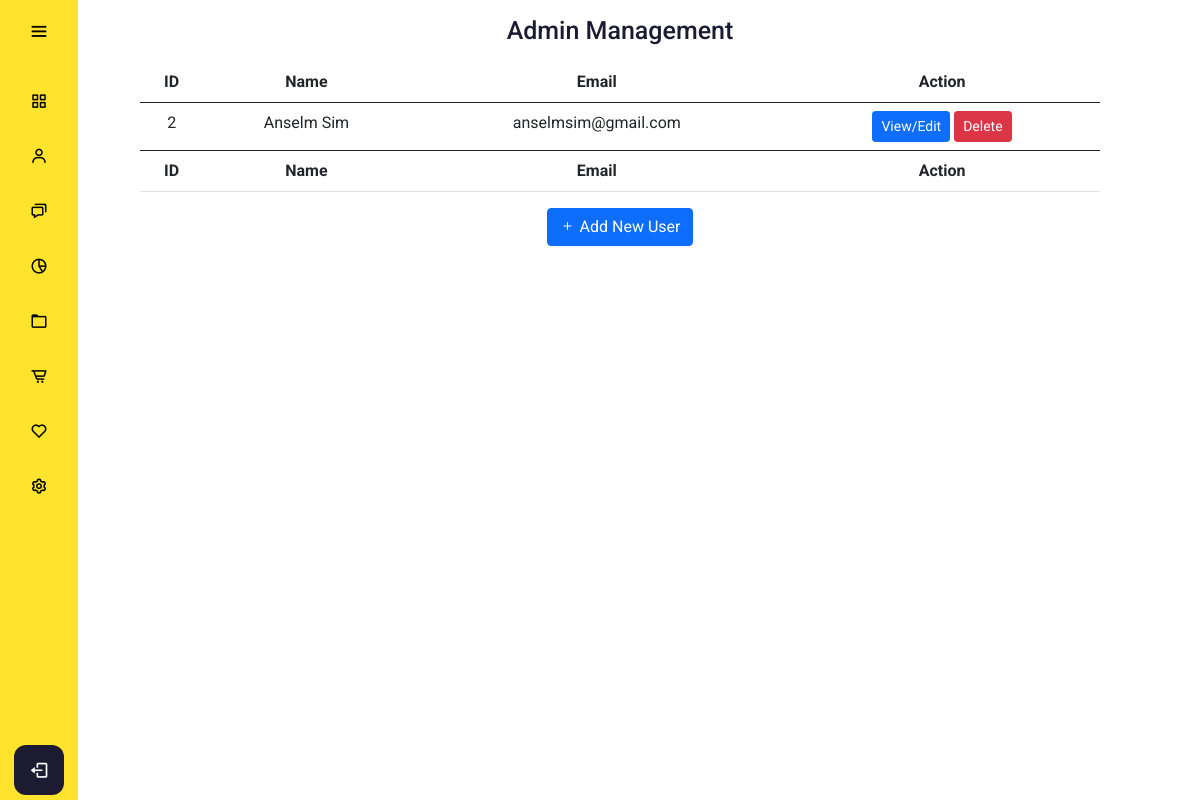
The app's page /admin/usermanagement.php, older data.
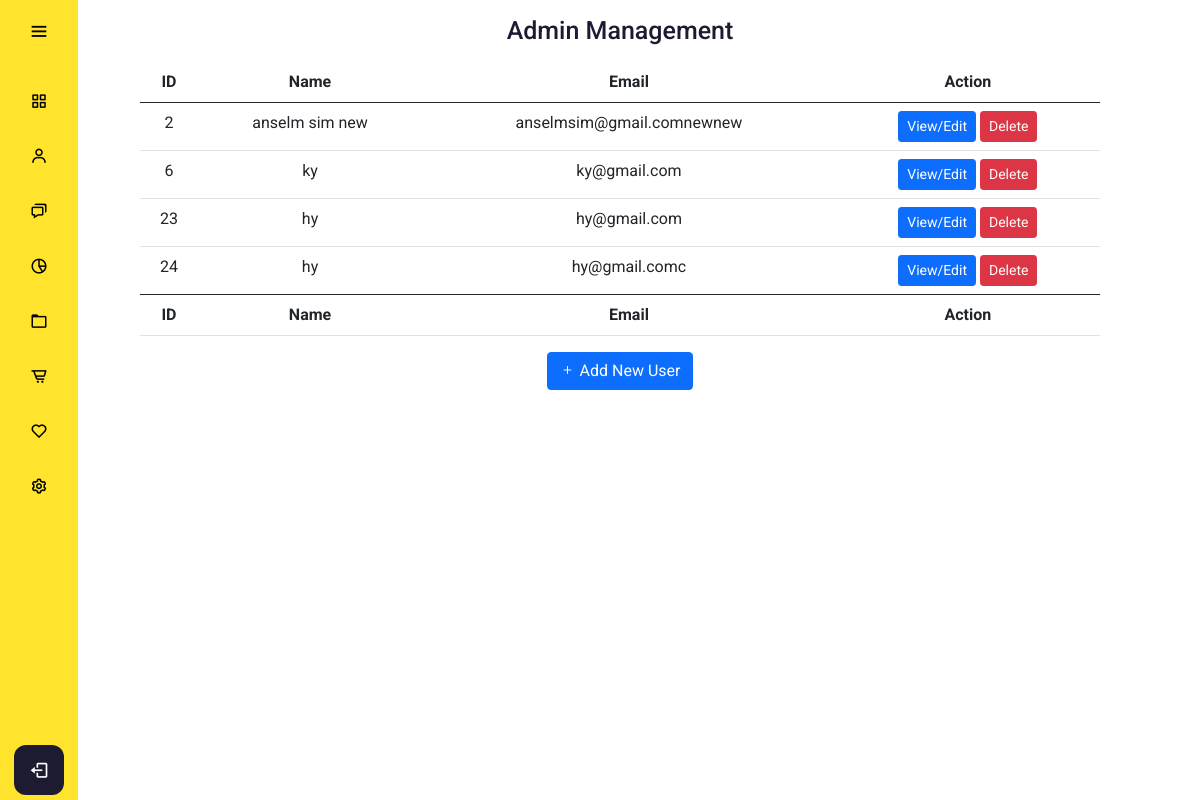
The same page, newer data.
### tables this page shows
CREATE TABLE `users` (
  `users_id` int(11) NOT NULL,
  `users_name` varchar(255) NOT NULL,
  `users_email` varchar(255) NOT NULL,
  `users_password` varchar(128) NOT NULL,
  `users_address` text,
  `users_phone` varchar(11) DEFAULT NULL,
  `users_age` int(3) DEFAULT NULL,
  `users_gender` smallint(6) DEFAULT NULL,
  `users_permission` smallint(6) NOT NULL DEFAULT '0',
  `users_joindate` timestamp NOT NULL DEFAULT CURRENT_TIMESTAMP ON UPDATE CURRENT_TIMESTAMP
);

### config/db.php (called while the page is built, shortened)
<?php
class DB {
  protected static $mdb = null;
  public static function getMDB() {
    $mdb = DB::$mdb;
    if ($mdb === null) {
      $mdb = DB::$mdb = new MeekroDB();
    }
    $mdb->sync_config();
    return $mdb;
  }
  public static function query() { $args = func_get_args(); return call_user_func_array(array(DB::getMDB(), 'query'), $args); }
}
class MeekroDB {
  public $encoding = 'latin1';
  public $connect_options = array(MYSQLI_OPT_CONNECT_TIMEOUT => 30);
  public $internal_mysql = null;
  public function __construct($host=null, $user=null, $password=null, $dbName=null, $port=null, $encoding=null, $socket=null)  {
    if ($encoding === null) $encoding = DB::$encoding;
    $this->encoding = $encoding;
  }
  public function get() {
    $mysql = $this->internal_mysql;
    if (!($mysql instanceof MySQLi)) {
      $mysql = new mysqli();
      foreach ($this->connect_options as $key => $value) {
        $mysql->options($key, $value);
      }
      $mysql->set_charset($this->encoding);
      $this->internal_mysql = $mysql;
    }
    return $mysql;
  }
  protected function preparseQueryParams() {
    $args = func_get_args();
    $sql = trim(strval(array_shift($args)));
    $args_all = $args;
    if (count($args_all) == 0) return array($sql);
    $chunkyQuery = array();
    return $chunkyQuery;
  }
  public function parseQueryParams() {
    $args = func_get_args();
    $chunkyQuery = call_user_func_array(array($this, 'preparseQueryParams'), $args);
    $query = '';
    foreach ($chunkyQuery as $chunk) {
      if (is_string($chunk)) {
        $query .= $chunk;
        continue;
      }
      $result = '';
      $query .= $result;
    }
    return $query;
  }
  protected function prependCall($function, $args, $prepend) { array_unshift($args, $prepend); return call_user_func_array($function, $args); }
  public function query() { $args = func_get_args(); return $this->prependCall(array($this, 'queryHelper'), $args, 'assoc'); }
  protected function queryHelper() {
    $args = func_get_args();
    $type = array_shift($args);
    $db = $this->get();
    $is_buffered = true;
    $row_type = 'assoc';
    $full_names = false;
    $sql = call_user_func_array(array($this, 'parseQueryParams'), $args);
    $result = $db->query($sql, $is_buffered ? MYSQLI_STORE_RESULT : MYSQLI_USE_RESULT);
    $return = array();
    while ($row = ($row_type == 'assoc' ? $result->fetch_assoc() : $result->fetch_row())) {
      $return[] = $row;
    }
    return $return;
  }
}
?>

### admin/usermanagement.php (the view, shortened to what this page needs)
<?php
include "../config/db.php";
?>
<!DOCTYPE html>
<html lang="en" dir="ltr">
  <head>
    <link rel="stylesheet" href="adminstyle.css">
    <link href='https://unpkg.com/boxicons@2.0.7/css/boxicons.min.css' rel='stylesheet'>
    <link href="https://cdn.jsdelivr.net/npm/bootstrap@5.0.0-beta3/dist/css/bootstrap.min.css" rel="stylesheet">
    <link rel="stylesheet" href="https://cdn.jsdelivr.net/npm/bootstrap-icons@1.4.1/font/bootstrap-icons.css">
   </head>
<body>
  <?php
  include "adminheader.php";
  ?>
  <div class="home_content">
    <div class="text">Admin Management </div>
    <table class="table table-hover">
        <thead>
            <tr>
            <th scope="col">ID</th>
            <th scope="col">Name</th>
            <th scope="col">Email</th>
            <th scope="col">Action</th>
            </tr>
        </thead>
        <tbody>
        <?php
        $getUserQuery = DB::query("SELECT * FROM users");
        foreach($getUserQuery as $getUserResult){
        ?>
            <tr class="userdata userdata<?php echo $getUserResult['users_id']; ?>">
              <td class="userid"><?php echo $getUserResult['users_id']; ?></td>
              <td class="username"><?php echo $getUserResult['users_name']; ?></td>
              <td class="useremail"><?php echo $getUserResult['users_email']; ?></td>
              <td><button type="button" class="btn btn-primary btn-sm editUser" id="editUser" value="editUser" data-id="<?php echo $getUserResult['users_id']; ?>" data-bs-toggle="modal" data-bs-target="#userinfo<?php echo $getUserResult['users_id']; ?>" >View/Edit</button>
                  <button type="button" class="btn btn-danger btn-sm deleteUser" data-id="<?php echo $getUserResult['users_id']; ?>" data-name="<?php echo $getUserResult['users_name']; ?>">Delete</button>
              </td>
            </tr>
        <?php
        }
        ?>
        </tbody>
        <tfoot>
          <tr>
            <th scope="col">ID</th>
            <th scope="col">Name</th>
            <th scope="col">Email</th>
            <th scope="col">Action</th>
          </tr>
        </tfoot>
    </table>
    <button type="button" data-bs-toggle="modal" data-bs-target="#addUser" class="btn btn-primary"><i class="bi bi-plus"></i> Add New User</button>
  </div>
</body>
</html>

### admin/adminheader.php (shortened to what this page needs)
<div class="sidebar ">
    <div class="logo_content">
      <i class='bx bx-menu' id="btn" ></i>
    </div>
    <ul class="nav_list">
      <li>
        <a href="<?php echo htmlspecialchars(SITE_URL . "admin/adminmanagement.php"); ?>">
          <i class='bx bx-grid-alt' ></i>
        </a>
      </li>
      <li>
        <a href="<?php echo htmlspecialchars(SITE_URL . "admin/usermanagement.php"); ?>">
          <i class='bx bx-user' ></i>
        </a>
      </li>
      <li>
        <a href="#">
          <i class='bx bx-chat' ></i>
        </a>
      </li>
      <li>
        <a href="#">
          <i class='bx bx-pie-chart-alt-2' ></i>
        </a>
      </li>
      <li>
        <a href="#">
          <i class='bx bx-folder' ></i>
        </a>
      </li>
      <li>
        <a href="#">
          <i class='bx bx-cart-alt' ></i>
        </a>
      </li>
      <li>
        <a href="#">
          <i class='bx bx-heart' ></i>
        </a>
      </li>
      <li>
        <a href="#">
          <i class='bx bx-cog' ></i>
        </a>
      </li>
    </ul>
    <div class="profile_content">
      <div class="profile">
        <i class='bx bx-log-out' id="log_out" ></i>
      </div>
    </div>
  </div>

### admin/adminstyle.css (style rules this page uses)
* { margin: 0; padding: 0; box-sizing: border-box; font-family: "Roboto" , sans serif; }
body { position: relative; min-height: 100vh; width: 100%; overflow: hidden; }
.sidebar { position: fixed; top: 0; left: 0; height: 100%; width: 78px; background: #FFE32C; padding: 6px 14px; z-index: 99; transition: all 0.5s ease; }
.sidebar #btn { position: absolute; color: #000; top: 6px; left: 50%; font-size: 22px; height: 50px; width: 50px; text-align: center; line-height: 50px; transform: translateX(-50%); }
.sidebar ul { margin-top: 20px; }
.sidebar ul li { position: relative; height: 50px; width: 100%; margin: 0 5px; list-style: none; line-height: 50px; margin: 5px 0; }
.sidebar ul li a { color: #000; display: flex; align-items: center; text-decoration: none; border-radius: 12px; white-space: nowrap; transition: all 0.4s ease; }
.sidebar ul li i { font-size: 18px; font-weight: 400; height: 50px; min-width: 50px; border-radius: 12px; line-height: 50px; text-align: center; }
.sidebar .profile_content { position: absolute; color: #fff; bottom: 0; left: 0; width: 100%; }
.sidebar .profile_content .profile { position: relative; padding: 10px 6px; height: 60px; background: none; transition: all 0.4s ease; }
.profile #log_out { position: absolute; bottom: 5px; left: 50%; transform: translateX(-50%); min-width: 50px; line-height: 50px; font-size: 20px; border-radius: 12px; text-align: center; transition: all 0.4s ease; background: #1d1b31; }
.home_content { position: absolute; height: 100%; width: 80%; text-align: center; left: 140px; background: none; box-shadow: 0 5px 10px rgba(0,0,0,0.2px); transition: all 0.5s ease; justify-self: center; }
.home_content .text { font-size: 25px; font-weight: 500; color: #1d1b31; margin: 12px; }
button { border-radius: 5px; background-color: #fff; }
.nav_list { padding:0; }

Row changes from the older to the newer data that the page shows:
changed users id 2: users_name "Anselm Sim" → "anselm sim new"; users_email "anselmsim@gmail.com" → "anselmsim@gmail.comnewnew"
added users: users_id "6", users_name "ky", users_email "ky@gmail.com"
added users: users_id "23", users_name "hy", users_email "hy@gmail.com"
added users: users_id "24", users_name "hy", users_email "hy@gmail.comc"
